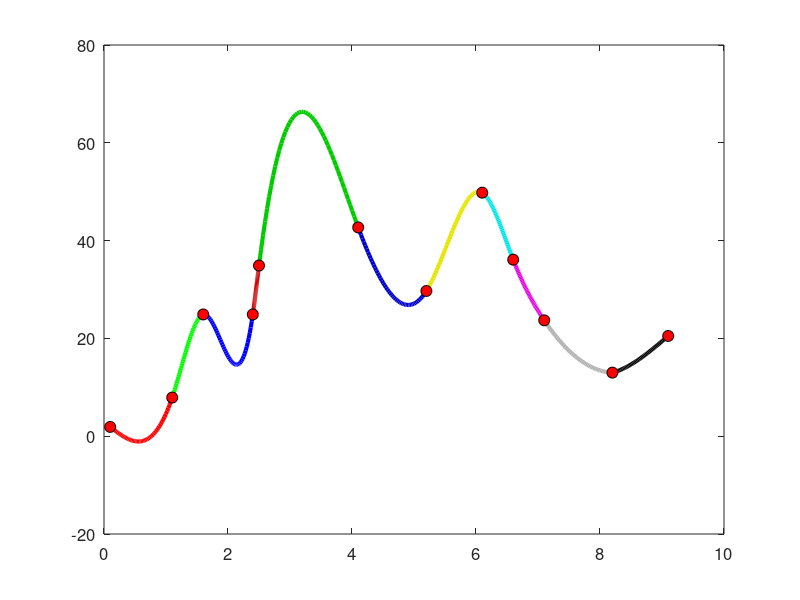

This chart was generated by the following MATLAB code:
function ColoredSpline

% Cubic Spline for 12 nodes and 1st Condition:S1=0 and S12=0.
x=[0.1 1.1  1.6  2.4  2.5  4.1  5.2  6.1  6.6  7.1  8.2  9.1];
y=[1.9 7.9 24.9 24.9 34.9 42.7 29.7 49.8 36.1 23.7 13.0 20.5];
N=length(x);                %Number of given Nodes
Ny=length(y);
if(N~=Ny)
   errordlg('Size of x and y must be the same');
   return;
end
if(N<4)
	errordlg('Number of Nodes must not be less than 4');
	return;
end

% different Colors for 11 spline curves
colors=zeros(11,3);
colors(1,:)=[1 0 0];
colors(2,:)=[0,1,0];
colors(3,:)=[0,0,1];
colors(4,:)=[0.8,0.0,0];
colors(5,:)=[0,0.8,0];
colors(6,:)=[0,0,0.8];
colors(7,:)=[0.9,0.9,0];
colors(8,:)=[0,0.9,0.9];
colors(9,:)=[0.9,0,0.9];
colors(10,:)=0.7;
colors(11,:)=[0,0,0];

% Data Definitions and initionalization
sh=diff(x);
hMat=zeros(N-2);            %Coefficient Matrix for Linear Combination of....
							%second order derivatives (S1, S1, S2 ,..... S12)
							%Second derivatives of first and the last nodes(S1 and S12)
							%are assumed zero. So We have to calculate (N-2), 10 nodes
							%(S2,S3,........S11) only
S=zeros(N,1);               %S contains Second order Derivative values at 12 Nodes
M=50;                       %Points on a single Spline

% Calculation of 10x10 Coefficient Matrix and the Column Matrix consisting of divided differences
h=diff(x);
hMat(1,1)=2*(h(1)+h(2));hMat(1,2)=h(2);
for n=2:N-3
	hMat(n,n-1)=h(n);hMat(n,n)=2*(h(n)+h(n+1));hMat(n,n+1)=h(n+1);
end
hMat(n+1,n-1)=h(n+1);hMat(n+1,n+1)=2*(h(n+1)+h(n+2));
	%Calculates divided Differences in a Column Matrix 'S'
divdif=diff(y)./diff(x);
dMat=6*(diff(divdif))';
S(2:N-1)=hMat\dMat;

%Calculation of 11 (N-1) Cubic curves' Coefficients
a=zeros(1,N-1);
b=zeros(1,N-1);
c=zeros(1,N-1);
d=zeros(1,N-1);
for n=1:N-1
	a(n)=(S(n+1)-S(n))/(6*h(n));
	b(n)=S(n)/2;
	c(n)=(y(n+1)-y(n))/h(n)-(2*h(n)*S(n)+h(n)*S(n+1))/6;
	d(n)=y(n);
end

% Calculation of points for each of 11(N-1) cubic curves.
%M is the number of points in one curve
X=zeros(N-1,M);
Y=zeros(N-1,M);
for n=1:N-1
	X(n,:)=linspace(x(n),x(n+1),M);
	Y(n,:)=a(n)*(X(n,:)-x(n)).^3+b(n)*(X(n,:)-x(n)).^2+c(n)*(X(n,:)-x(n))+d(n);
end

% Graph of cubic spline (N-1 cubic curves)
hold on;
k=1;
for n=1:N-1
	if k==12     %Colors repeat after every multiple of 11 colors
		k=1;
	end;
	plot(X(n,:),Y(n,:),'LineWidth',3,'Color',colors(k,:));
	k=k+1;
end;
plot(x,y,'o','MarkerEdgeColor','k','MarkerFaceColor','r','MarkerSize',8);
text(4,65,'Cubic Spline','FontName','Times New Roman','FontSize',18,'Color',[1 1 1]);
set(gca,'Color',[.3,0.5,.7],'FontSize',12); % graph's background color
box on;
hold off;

